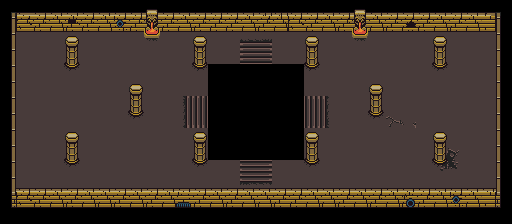

A level layout from a 2D game, rendered from its tile map. Below: a short description, then the map file with its tile-grid data intact:
An orthogonal 32x14 tile map with 16x16 px tiles, 3 tile layers (Floor1, Floor2 (Decoration), Walls (Collidable)), 3 hidden layers not drawn.

<map version="1.2" tiledversion="1.2.1" orientation="orthogonal" renderorder="right-down" width="32" height="14" tilewidth="16" tileheight="16" infinite="0" nextlayerid="7" nextobjectid="1">
 <tileset firstgid="1" source="../../../../tilesets/actual/UltimateTileset.tsx" />
 <layer id="1" name="Floor1" width="32" height="14">
  <data encoding="csv">
0,0,0,0,0,0,0,0,0,0,0,0,0,0,0,0,0,0,0,0,0,0,0,0,0,0,0,0,0,0,0,0,
0,0,0,0,0,0,0,0,0,0,0,0,0,0,0,0,0,0,0,0,0,0,0,0,0,0,0,0,0,0,0,0,
0,143,143,143,143,143,143,143,143,143,143,143,143,143,143,143,143,143,143,143,143,143,143,143,143,143,143,143,143,143,143,0,
0,143,143,143,143,143,143,143,143,143,143,143,143,143,143,143,143,143,143,143,143,143,143,143,143,143,143,143,143,143,143,0,
0,143,143,143,143,143,143,143,143,143,143,143,143,0,0,0,0,0,0,143,143,143,143,143,143,143,143,143,143,143,143,0,
0,143,143,143,143,143,143,143,143,143,143,143,143,0,0,0,0,0,0,143,143,143,143,143,143,143,143,143,143,143,143,0,
0,143,143,143,143,143,143,143,143,143,143,143,143,0,0,0,0,0,0,143,143,143,143,143,143,143,143,143,143,143,143,0,
0,143,143,143,143,143,143,143,143,143,143,143,143,0,0,0,0,0,0,143,143,143,143,143,143,143,143,143,143,143,143,0,
0,143,143,143,143,143,143,143,143,143,143,143,143,0,0,0,0,0,0,143,143,143,143,143,143,143,143,143,143,143,143,0,
0,143,143,143,143,143,143,143,143,143,143,143,143,0,0,0,0,0,0,143,143,143,143,143,143,143,143,143,143,143,143,0,
0,143,143,143,143,143,143,143,143,143,143,143,143,143,143,143,143,143,143,143,143,143,143,143,143,143,143,143,143,143,143,0,
0,143,143,143,143,143,143,143,143,143,143,143,143,143,143,143,143,143,143,143,143,143,143,143,143,143,143,143,143,143,143,0,
0,0,0,0,0,0,0,0,0,0,0,0,0,0,0,0,0,0,0,0,0,0,0,0,0,0,0,0,0,0,0,0,
0,0,0,0,0,0,0,0,0,0,0,0,0,0,0,0,0,0,0,0,0,0,0,0,0,0,0,0,0,0,0,0
</data>
 </layer>
 <layer id="2" name="Floor2 (Decoration)" width="32" height="14">
  <data encoding="csv">
0,0,0,0,0,0,0,0,0,0,0,0,0,0,0,0,0,0,0,0,0,0,0,0,0,0,0,0,0,0,0,0,
0,0,0,0,0,0,0,0,0,0,0,0,0,0,0,0,0,0,0,0,0,0,0,0,0,0,0,0,0,0,0,0,
0,0,0,0,0,0,0,0,0,0,0,0,0,0,0,3221225612,3221225611,0,0,0,0,0,0,0,0,0,0,0,0,0,0,0,
0,0,0,0,0,0,0,0,0,0,0,0,0,0,0,3221225596,3221225595,0,0,0,0,0,0,0,0,0,0,0,0,0,0,0,
0,0,0,0,0,0,0,0,0,0,0,0,0,0,0,0,0,0,0,0,0,0,0,0,0,0,0,0,0,0,0,0,
0,0,0,0,0,0,0,0,0,0,0,0,0,0,0,0,0,0,0,0,0,0,0,0,0,0,0,0,0,0,0,0,
0,0,0,0,0,0,0,0,0,0,0,2684354699,2684354683,0,0,0,0,0,0,1610612860,1610612876,0,0,0,0,0,0,0,0,0,0,0,
0,0,0,0,0,0,0,0,0,0,0,2684354700,2684354684,0,0,0,0,0,0,1610612859,1610612875,0,0,0,114,115,0,0,0,0,0,0,
0,0,0,0,0,0,0,0,0,0,0,0,0,0,0,0,0,0,0,0,0,0,0,0,0,0,0,0,0,0,0,0,
0,0,0,0,0,0,0,0,0,0,0,0,0,0,0,0,0,0,0,0,0,0,0,0,0,0,0,129,130,0,0,0,
0,0,0,0,0,0,0,0,0,0,0,0,0,0,0,123,124,0,0,0,0,0,0,0,0,0,0,145,146,0,0,0,
0,0,0,0,0,0,0,0,0,0,0,0,0,0,0,139,140,0,0,0,0,0,0,0,0,0,0,0,0,0,0,0,
0,0,0,0,0,0,0,0,0,0,0,0,0,0,0,0,0,0,0,0,0,0,0,0,0,0,0,0,0,0,0,0,
0,0,0,0,0,0,0,0,0,0,0,0,0,0,0,0,0,0,0,0,0,0,0,0,0,0,0,0,0,0,0,0
</data>
 </layer>
 <layer id="3" name="Walls (Collidable)" width="32" height="14">
  <data encoding="csv">
57,59,61,61,61,61,61,61,61,49,61,61,61,61,61,61,62,62,61,61,61,61,49,61,61,61,61,61,61,61,64,58,
77,28,29,30,45,29,30,26,29,65,29,30,29,29,29,30,29,30,28,29,30,29,65,30,29,46,29,30,29,30,31,78,
77,0,0,0,51,0,0,0,0,81,0,0,51,0,0,0,0,0,0,51,0,0,81,0,0,0,0,51,0,0,0,78,
77,0,0,0,67,0,0,0,0,0,0,0,67,0,0,0,0,0,0,67,0,0,0,0,0,0,0,67,0,0,0,78,
77,0,0,0,83,0,0,0,0,0,0,0,83,0,0,0,0,0,0,83,0,0,0,0,0,0,0,83,0,0,0,78,
77,0,0,0,0,0,0,0,51,0,0,0,0,0,0,0,0,0,0,0,0,0,0,51,0,0,0,0,0,0,0,78,
77,0,0,0,0,0,0,0,67,0,0,0,0,0,0,0,0,0,0,0,0,0,0,67,0,0,0,0,0,0,0,78,
77,0,0,0,0,0,0,0,83,0,0,0,0,0,0,0,0,0,0,0,0,0,0,83,0,0,0,0,0,0,0,78,
77,0,0,0,51,0,0,0,0,0,0,0,51,0,0,0,0,0,0,51,0,0,0,0,0,0,0,51,0,0,0,78,
77,0,0,0,67,0,0,0,0,0,0,0,67,0,0,0,0,0,0,67,0,0,0,0,0,0,0,67,0,0,0,78,
77,0,0,0,83,0,0,0,0,0,0,0,83,0,0,0,0,0,0,83,0,0,0,0,0,0,0,83,0,0,0,78,
77,61,61,61,61,61,61,61,61,61,61,61,61,61,61,61,61,61,61,61,61,61,61,61,61,61,61,61,61,61,61,78,
93,28,29,30,29,30,30,29,30,29,30,43,29,30,29,30,30,29,29,30,30,29,30,29,30,10,29,30,26,30,31,94,
0,0,0,0,0,0,0,0,0,0,0,0,0,0,0,0,0,0,0,0,0,0,0,0,0,0,0,0,0,0,0,0
</data>
 </layer>
 <layer id="4" name="Items1 (Collidable)" width="32" height="14" visible="0">
  <data encoding="csv">
0,0,0,0,0,0,0,0,0,0,0,0,0,0,0,0,0,0,0,0,0,0,0,0,0,0,0,0,0,0,0,0,
0,0,0,0,0,0,0,0,0,0,0,0,0,0,0,0,0,0,0,0,0,0,0,0,0,0,0,0,0,0,0,0,
0,0,0,0,0,0,0,0,0,0,0,0,0,0,0,0,0,0,0,0,0,0,0,0,0,0,0,0,0,0,0,0,
0,0,0,0,0,0,0,0,0,0,0,0,0,0,0,0,0,0,0,0,0,0,0,0,0,0,0,0,0,0,0,0,
0,0,0,0,0,0,0,0,0,0,0,0,0,0,0,0,0,0,0,0,0,0,0,0,0,0,0,0,0,0,0,0,
0,0,0,0,0,0,0,0,0,0,0,0,0,0,0,0,0,0,0,0,0,0,0,0,0,0,0,0,0,0,0,0,
0,0,0,0,0,0,0,0,0,0,0,0,0,0,0,0,0,0,0,0,0,0,0,0,0,0,0,0,0,0,0,0,
0,0,0,0,0,0,0,0,0,0,0,0,0,0,0,0,0,0,0,0,0,0,0,0,0,0,0,0,0,0,0,0,
0,0,0,0,0,0,0,0,0,0,0,0,0,0,0,0,0,0,0,0,0,0,0,0,0,0,0,0,0,0,0,0,
0,0,0,0,0,0,0,0,0,0,0,0,0,0,0,0,0,0,0,0,0,0,0,0,0,0,0,0,0,0,0,0,
0,0,0,0,0,0,0,0,0,0,0,0,0,0,0,0,0,0,0,0,0,0,0,0,0,0,0,0,0,0,0,0,
0,0,0,0,0,0,0,0,0,0,0,0,0,0,0,0,0,0,0,0,0,0,0,0,0,0,0,0,0,0,0,0,
0,0,0,0,0,0,0,0,0,0,0,0,0,0,0,0,0,0,0,0,0,0,0,0,0,0,0,0,0,0,0,0,
0,0,0,0,0,0,0,0,0,0,0,0,0,0,0,0,0,0,0,0,0,0,0,0,0,0,0,0,0,0,0,0
</data>
 </layer>
 <layer id="5" name="Items2 (Triggerable)" width="32" height="14" visible="0">
  <data encoding="csv">
0,0,0,0,0,0,0,0,0,0,0,0,0,0,0,0,0,0,0,0,0,0,0,0,0,0,0,0,0,0,0,0,
0,0,0,0,0,0,0,0,0,0,0,0,0,0,0,0,0,0,0,0,0,0,0,0,0,0,0,0,0,0,0,0,
0,0,0,0,0,0,0,0,0,0,0,0,0,0,0,0,0,0,0,0,0,0,0,0,0,0,0,0,0,0,0,0,
0,0,0,0,0,0,0,0,0,0,0,0,0,0,0,0,0,0,0,0,0,0,0,0,0,0,0,0,0,0,0,0,
0,0,0,0,0,0,0,0,0,0,0,0,0,0,0,0,0,0,0,0,0,0,0,0,0,0,0,0,0,0,0,0,
0,0,0,0,0,0,0,0,0,0,0,0,0,0,0,0,0,0,0,0,0,0,0,0,0,0,0,0,0,0,0,0,
0,0,0,0,0,0,0,0,0,0,0,0,0,0,0,0,0,0,0,0,0,0,0,0,0,0,0,0,0,0,0,0,
0,0,0,0,0,0,0,0,0,0,0,0,0,0,0,0,0,0,0,0,0,0,0,0,0,0,0,0,0,0,0,0,
0,0,0,0,0,0,0,0,0,0,0,0,0,0,0,0,0,0,0,0,0,0,0,0,0,0,0,0,0,0,0,0,
0,0,0,0,0,0,0,0,0,0,0,0,0,0,0,0,0,0,0,0,0,0,0,0,0,0,0,0,0,0,0,0,
0,0,0,0,0,0,0,0,0,0,0,0,0,0,0,0,0,0,0,0,0,0,0,0,0,0,0,0,0,0,0,0,
0,0,0,0,0,0,0,0,0,0,0,0,0,0,0,0,0,0,0,0,0,0,0,0,0,0,0,0,0,0,0,0,
0,0,0,0,0,0,0,0,0,0,0,0,0,0,0,0,0,0,0,0,0,0,0,0,0,0,0,0,0,0,0,0,
0,0,0,0,0,0,0,0,0,0,0,0,0,0,0,0,0,0,0,0,0,0,0,0,0,0,0,0,0,0,0,0
</data>
 </layer>
 <layer id="6" name="Characters" width="32" height="14" visible="0">
  <data encoding="csv">
0,0,0,0,0,0,0,0,0,0,0,0,0,0,0,0,0,0,0,0,0,0,0,0,0,0,0,0,0,0,0,0,
0,0,0,0,0,0,0,0,0,0,0,0,0,0,0,0,0,0,0,0,0,0,0,0,0,0,0,0,0,0,0,0,
0,0,0,0,0,0,0,0,0,0,0,0,0,0,0,0,0,0,0,0,0,0,0,0,0,0,0,0,0,0,0,0,
0,0,0,0,0,0,0,0,0,0,0,0,0,0,0,0,0,0,0,0,0,0,0,0,0,0,0,0,0,0,0,0,
0,0,0,0,0,0,0,0,0,0,0,0,0,0,0,0,0,0,0,0,0,0,0,0,0,0,0,0,0,0,0,0,
0,0,0,0,0,0,0,0,0,0,0,0,0,0,0,0,0,0,0,0,0,0,0,0,0,0,0,0,0,0,0,0,
0,0,0,0,0,0,0,0,0,0,0,0,0,0,0,0,0,0,0,0,0,0,0,0,0,0,0,0,0,0,0,0,
0,0,0,0,0,0,0,0,0,0,0,0,0,0,0,0,0,0,0,0,0,0,0,0,0,0,0,0,0,0,0,0,
0,0,0,0,0,0,0,0,0,0,0,0,0,0,0,0,0,0,0,0,0,0,0,0,0,0,0,0,0,0,0,0,
0,0,0,0,0,0,0,0,0,0,0,0,0,0,0,0,0,0,0,0,0,0,0,0,0,0,0,0,0,0,0,0,
0,0,0,0,0,0,0,0,0,0,0,0,0,0,0,0,0,0,0,0,0,0,0,0,0,0,0,0,0,0,0,0,
0,0,0,0,0,0,0,0,0,0,0,0,0,0,0,0,0,0,0,0,0,0,0,0,0,0,0,0,0,0,0,0,
0,0,0,0,0,0,0,0,0,0,0,0,0,0,0,0,0,0,0,0,0,0,0,0,0,0,0,0,0,0,0,0,
0,0,0,0,0,0,0,0,0,0,0,0,0,0,0,0,0,0,0,0,0,0,0,0,0,0,0,0,0,0,0,0
</data>
 </layer>
</map>
